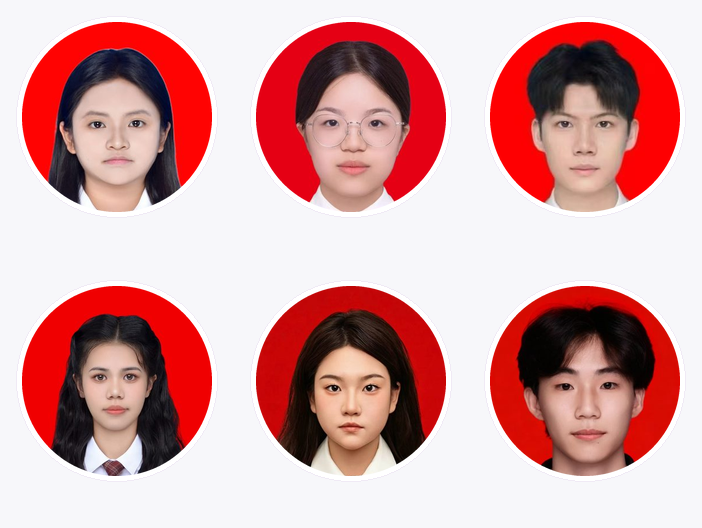

This figure's Python source:
# -*- coding: utf-8 -*-
"""模拟首页陪护师的圆形头像裁切效果，输出一张检查图（不影响线上图片）"""
import os
from PIL import Image, ImageDraw

SRC = r'D:\yxy\wx_project1\assets\images\nurses'
OUT = r'D:\yxy\wx_project1\mockups\_circle_check.png'
ORDER = [u'肖雯遥', u'王一茜', u'彭彦博', u'方嘉倩', u'胡冰冰', u'谢远杰']

D = 190          # 圆形内容区直径（对应真机 190rpx）
COLS = 3
PAD = 22
LABEL_H = 30
FRAME = 6        # 白边厚度

rows = (len(ORDER) + COLS - 1) // COLS
cell_w = D + PAD * 2
cell_h = D + PAD * 2 + LABEL_H

canvas = Image.new('RGB', (cell_w * COLS, cell_h * rows), (247, 247, 250))
draw = ImageDraw.Draw(canvas)

# 圆形遮罩（4 倍超采样，获得平滑边缘）
big = Image.new('L', (D * 4, D * 4), 0)
ImageDraw.Draw(big).ellipse((0, 0, D * 4 - 1, D * 4 - 1), fill=255)
MASK = big.resize((D, D), Image.LANCZOS)

for i, name in enumerate(ORDER):
    im = Image.open(os.path.join(SRC, name + '.jpg')).convert('RGB')
    w, h = im.size
    # 复刻真机 mode="widthFix"：按宽度撑满，高度等比，顶部对齐后裁掉下方
    nh = int(round(h * D / float(w)))
    im = im.resize((D, nh), Image.LANCZOS)
    im = im.crop((0, 0, D, D)) if nh >= D else im

    cx = (i % COLS) * cell_w + PAD
    cy = (i // COLS) * cell_h + PAD

    # 白色相框
    draw.ellipse((cx - FRAME, cy - FRAME, cx + D + FRAME - 1, cy + D + FRAME - 1),
                 fill=(255, 255, 255), outline=(240, 234, 245))
    canvas.paste(im, (cx, cy), MASK)

canvas.save(OUT, 'PNG')
print('saved %s  %s' % (OUT, canvas.size))
